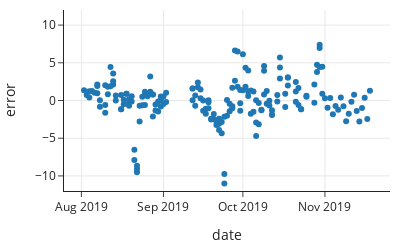

The notebook cell this image was saved under:
### Markdown cell above
## Assessing the Fit

The earlier plot of the errors against the fitted values gives a visual assessment of the quality of the fit. (This plot is called a  *residual plot* because the errors are sometimes referred to as *residuals*.) A good fit should show a cloud of points around the horizontal line at 0 with no clear pattern. When there is a pattern, we can usually conclude that the simple linear model doesn't entirely capture the signal. We saw earlier that there are no apparent patterns in the residual plot. 

Other types of residual plots that can be useful in a visual assessment of the fit are plots of the residuals against feature that are not included in the model. If we see a pattern, then we may want to include this feature in the model. That is, we may want to fit a multiple linear model. When the data have a time component, we want to check whether there are any patterns in time. For these particular data, since the measurements are daily averages over a four month period, we plot the error against the date the measurement is recorded:

### Code cell
fig = px.scatter(x= GA["date"], y=error, 
            labels={"x": "date","y":"error"}, width=400, height=250)

fig.update_yaxes(range=[-12, 12])
fig

### Figure 1 — Plotly figure (JSON) as saved in the notebook; plotly's stock layout.template omitted (floating-point values rounded to 4 significant figures; data arrays with more than 128 entries replaced by an {"elided": "..."} marker saying what was removed)
{"data": [{"hovertemplate": "date=%{x}<br>error=%{y}<extra></extra>", "legendgroup": "", "marker": {"color": "#1F77B4", "symbol": "circle"}, "mode": "markers", "name": "", "orientation": "v", "showlegend": false, "type": "scatter", "x": {"elided": "184 str values"}, "xaxis": "x", "y": {"elided": "184 float values"}, "yaxis": "y"}], "layout": {"height": 250, "legend": {"tracegroupgap": 0}, "width": 400, "xaxis": {"anchor": "y", "autorange": true, "domain": [0, 1], "range": ["2019-07-25 10:13:28.3945", "2019-11-25 13:46:31.6055"], "title": {"text": "date"}, "type": "date"}, "yaxis": {"anchor": "x", "domain": [0, 1], "range": [-12, 12], "title": {"text": "error"}, "type": "linear"}}}
